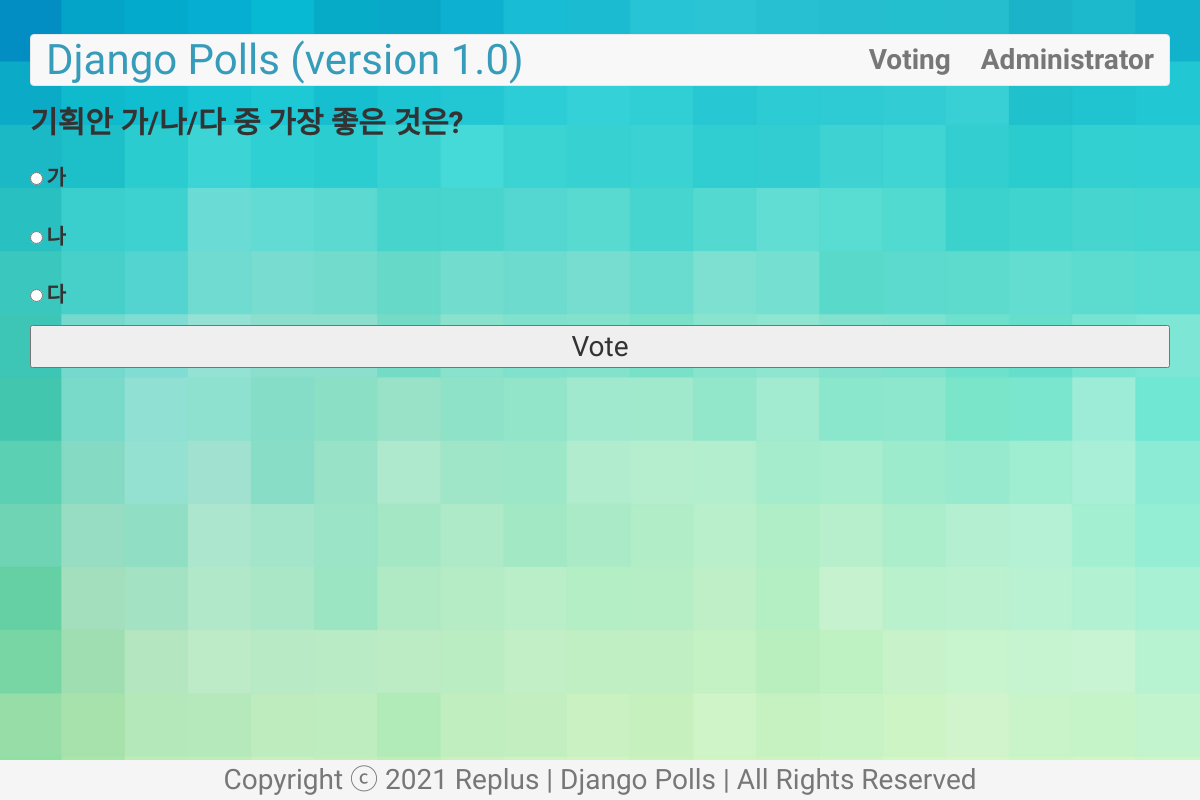
Screenshot of /polls/4/ with the database file from the repository.
### polls/models.py (models this page shows, shortened)
class Question(models.Model):
    question_text = models.CharField(max_length=200)
    pub_date = models.DateTimeField('date published')
    def was_published_recently(self):
        now = timezone.now()
        return now >= self.pub_date >= now - datetime.timedelta(days=1)
    was_published_recently.boolean = True
    was_published_recently.admin_order_field = 'pub_date'
    was_published_recently.short_description = 'Published recently'

class Choice(models.Model):
    question = models.ForeignKey(Question, on_delete=models.CASCADE)
    choice_text = models.CharField(max_length=200)
    votes = models.IntegerField(default=0)

### polls/views.py (the view)
# urls.py: path('<int:question_id>/', views.detail, name='detail'),
def detail(request, question_id):
    q = get_object_or_404(Question, id = question_id)
    return render(request, 'polls/detail.html', {'question' : q})

### polls/templates/polls/detail.html (shortened to what this page needs)
{% extends 'polls/base.html' %} {% block content %}
<h2>{{question.question_text}}</h2>
<form action="{% url 'polls:vote' question.id %}" method="post">
  {% csrf_token %} {% for choice in question.choice_set.all %}
  <input
    type="radio"
    name="choice_select"
    id="choice{{ forloop.counter }}"
    value="{{ choice.id }}"
  />
  <label for="choice{{ forloop.counter }}">{{ choice.choice_text }}</label>
  <br />
  {% endfor %}
  <input type="submit" value="Vote" />
</form>
{% endblock %}

### polls/static/polls/style.css (style rules this page uses)
body { background-image: url("images/main_bg.jpg"); background-size: cover; font-family: "Do Hyeon", "Noto Sans KR", "Titillium Web", "Helvetica", sans-serif; }
h2, li { font-weight: 600; }
label { font-weight: 600; font-size: 1.5em; }
input[type="radio"] { margin-top: 2%; margin-bottom: 2%; }
input[type="submit"] { padding: 0.5% !important; font-size: 2em !important; line-height: 1em; width: 100%; }

### rows the page displays
Question: question_text "기획안 가/나/다 중 가장 좋은 것은?"
Choice: choice_text "가"
Choice: choice_text "나"
Choice: choice_text "다"
